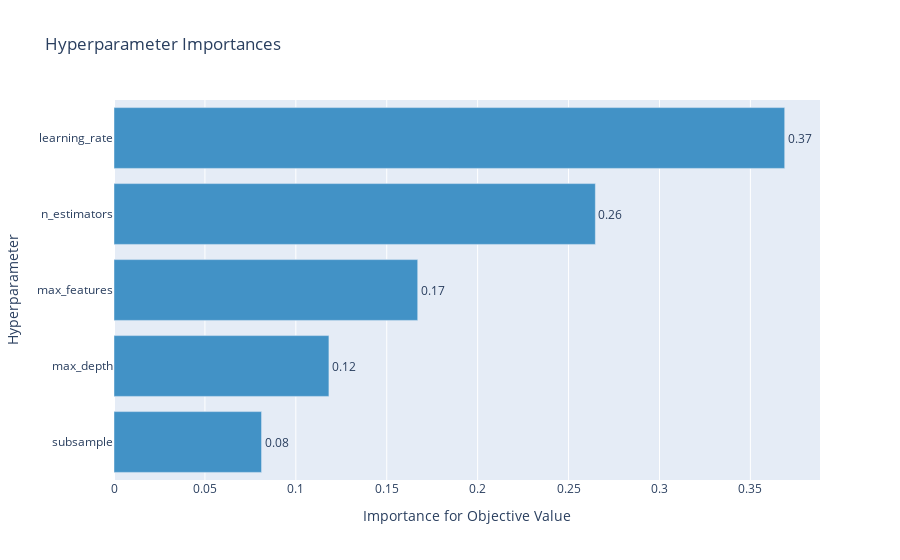

The code cell stored with this chart in its notebook:
### Code cell
from optuna.visualization import plot_optimization_history
from optuna.visualization import plot_param_importances
from optuna.visualization import plot_parallel_coordinate
from optuna.visualization import plot_contour
plot_param_importances(study)

### Figure 1 — Plotly figure (JSON) as saved in the notebook; plotly's stock layout.template omitted (floating-point values rounded to 4 significant figures)
{"data": [{"cliponaxis": false, "hovertemplate": ["subsample (FloatDistribution): 0.08115074824990372<extra></extra>", "max_depth (IntDistribution): 0.11820162211307808<extra></extra>", "max_features (CategoricalDistribution): 0.16703463730268983<extra></extra>", "n_estimators (IntDistribution): 0.26474370298703154<extra></extra>", "learning_rate (FloatDistribution): 0.36886928934729685<extra></extra>"], "marker": {"color": "rgb(66,146,198)"}, "orientation": "h", "text": ["0.08", "0.12", "0.17", "0.26", "0.37"], "textposition": "outside", "type": "bar", "x": [0.08115, 0.1182, 0.167, 0.2647, 0.3689], "y": ["subsample", "max_depth", "max_features", "n_estimators", "learning_rate"]}], "layout": {"showlegend": false, "title": {"text": "Hyperparameter Importances"}, "xaxis": {"title": {"text": "Importance for Objective Value"}}, "yaxis": {"title": {"text": "Hyperparameter"}}}}
